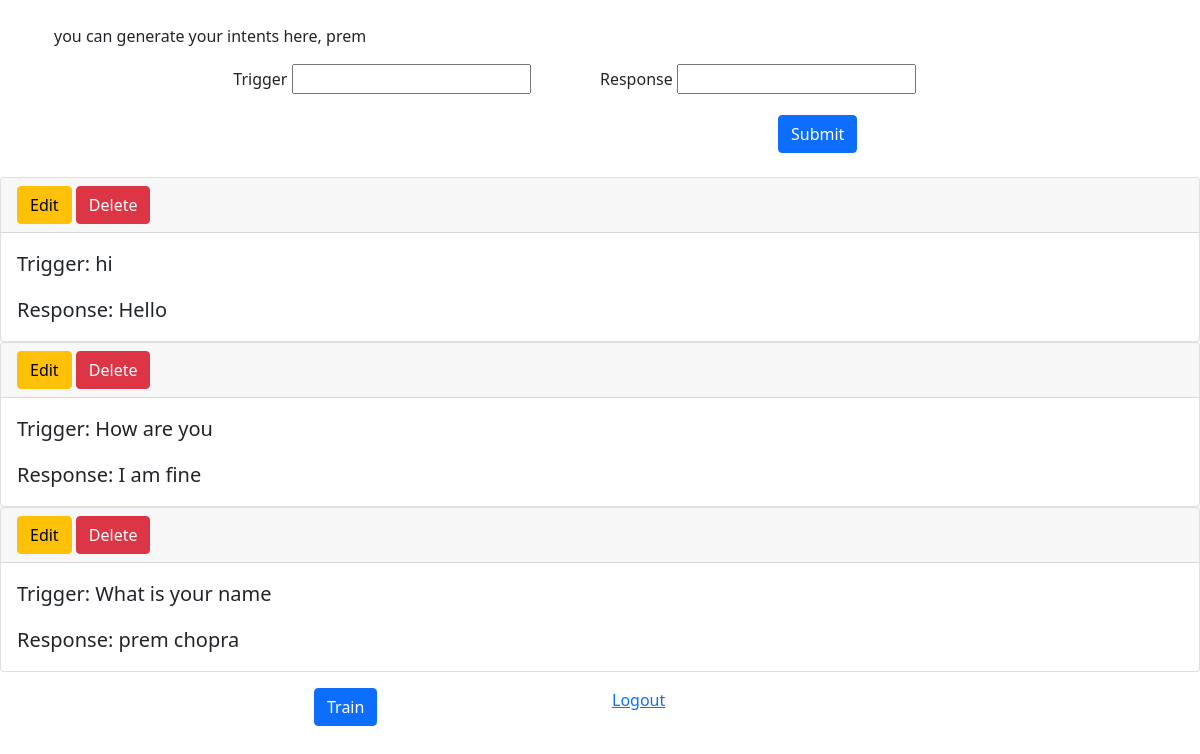
The app's page /home (signed in) with its own data.
### app/models.py (models this page shows, shortened)
class Intent(models.Model):
  user=models.ForeignKey(User,on_delete=models.SET_NULL,null=True)
  trigger=models.CharField(max_length=500,null=True)
  response=models.CharField(max_length=500,null=True)

### app/views.py (the view, shortened to what this page needs)
# urls.py: path('home', views.home, name='home'),
@login_required(login_url='login')
def home(request):
  form=IntentForm(initial={'user':request.user})
  user=request.user
  intent=user.intent_set.all()
  context={'form':form,'intent':intent,'user':user}
  return render(request,'accounts/home.html',context)

### app/forms.py
class IntentForm(ModelForm):
  class Meta:
    model=Intent
    fields="__all__"

### app/templates/accounts/home.html (shortened to what this page needs)
<!DOCTYPE html>
<html lang="en">
  <head>
    <link
      href="https://cdn.jsdelivr.net/npm/bootstrap@5.1.3/dist/css/bootstrap.min.css"
      rel="stylesheet"
    />
  </head>
  <body>
    <div class="container px-4">
      <br />
      you can generate your intents here, {{user}}
      <br />
      <form class="row" action="" method="post">
        <div class="row gx-3 gy-2">
          <div class="col-md-2"></div>
          <div class="col-md-4">
            <label for="inputAddress" class="form-label">Trigger</label>
            {{form.trigger}}
          </div>
          <div class="col-md-6">
            <label for="inputCity" class="form-label">Response</label>
            {{form.response}}
          </div>
        </div>
        <div class="row align-items-end justify-content-start gx-5 gy-2">
          <div class="col-4 px-4 mt-6">
            <button type="submit" class="btn btn-primary btn-md">Submit</button>
          </div>
        </div>
      </form>
      <br />
    </div>
    {% for i in intent %}
    <div class="card">
      <div class="card-header">
        <a type="button" href="{% url 'edit' i.id %}" class="btn btn-warning"
          >Edit</a
        >
        <form action="{% url 'delete' i.id %}" method="post" class="d-inline">
          <input type="submit" class="btn btn-danger" value="Delete" />
        </form>
      </div>
      <div class="card-body">
        <blockquote class="blockquote mb-0">
          <p>Trigger: {{i.trigger}}</p>
          <footer>Response: {{i.response}}</footer>
        </blockquote>
      </div>
    </div>
    {% endfor %}
    <div class="contaner p-3">
      <div class="row">
        <div class="col-md-3"></div>
        <div class="col-md-3">
          <form action="{% url 'chatbot' %}">
            <input type="submit" class="btn btn-primary btn-md" value="Train" />
          </form>
        </div>
        <div class="col-md-6">
          <span><a href="{% url 'logout' %}">Logout</a></span>
        </div>
      </div>
    </div>
  </body>
</html>

### records on screen
Intent: trigger "hi", response "Hello"
Intent: trigger "How are you", response "I am fine"
Intent: trigger "What is your name", response "prem chopra"

### other values on screen
{{ user }} "prem"
